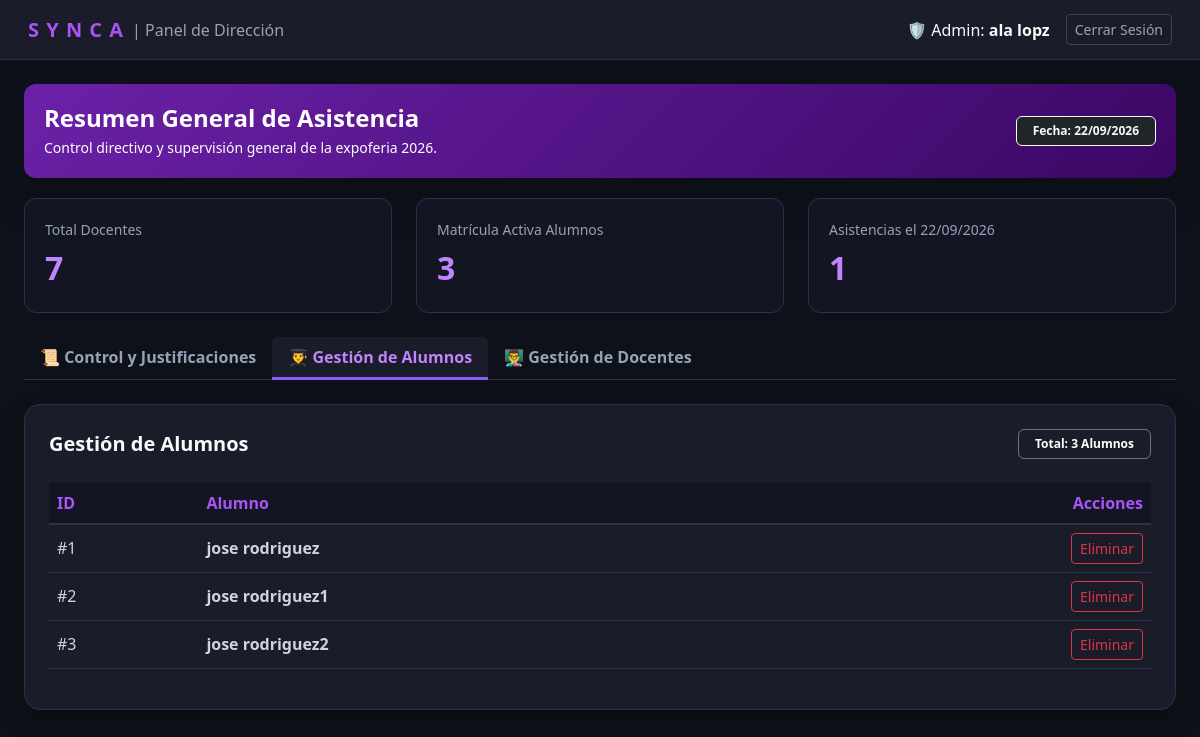
Screenshot of /panel_admin.php?tab=alumnos (signed in) with the database file from the repository.
### tables this page shows
CREATE TABLE `estudiante` (
  `id_estudiante` int(11) NOT NULL,
  `nombre` varchar(50) NOT NULL,
  `apellido` varchar(50) NOT NULL,
  `nie` varchar(8) NOT NULL,
  `correo_institucional` varchar(250) NOT NULL,
  `contraseina` varchar(255) DEFAULT NULL
);

### panel_admin.php (the view, shortened to what this page needs)
<?php
require_once 'conexion.php';
$nombre_admin = $_SESSION['nombre'] ?? 'Director General';
$pestana_activa = $_REQUEST['tab'] ?? 'asistencias';
$fecha_filtro = $_REQUEST['fecha'] ?? date('Y-m-d');
try {
    $stmtHoy = $conexion->prepare("SELECT COUNT(*) FROM asistencia WHERE DATE(fecha_registro) = ?");
    $stmtHoy->execute([$fecha_filtro]);
    $totalAsistenciasHoy = $stmtHoy->fetchColumn();
} catch (PDOException $e) {
    $totalProfesores = $totalAlumnos = $totalAsistenciasHoy = 0;
}
try {
    $stmtAlumnos = $conexion->query("SELECT * FROM estudiante ORDER BY nombre ASC");
    $listaAlumnos = $stmtAlumnos->fetchAll(PDO::FETCH_ASSOC);
} catch (PDOException $e) {
    $listaAlumnos = [];
}
try {
    $stmtProf = $conexion->query("SELECT * FROM profesor ORDER BY nombre ASC");
    $listaProfesores = $stmtProf->fetchAll(PDO::FETCH_ASSOC);
} catch (PDOException $ex) {
    try {
        $stmtProf = $conexion->query("SELECT id_docente AS id_profesor, nombre, apellido, usuario FROM docentes ORDER BY nombre ASC");
        $listaProfesores = $stmtProf->fetchAll(PDO::FETCH_ASSOC);
    } catch (PDOException $e) {
        $listaProfesores = [];
    }
}
?>
<!DOCTYPE html>
<html lang="es">
<head>
    <link href="https://cdn.jsdelivr.net/npm/bootstrap@5.3.0/dist/css/bootstrap.min.css" rel="stylesheet">
</head>
<body>
    <nav class="navbar-admin d-flex justify-content-between align-items-center">
        <div class="d-flex align-items-center gap-2">
            <span class="brand-logo">S Y N C A</span>
            <span class="text-subtle fs-6">| Panel de Dirección</span>
        </div>
        <div class="d-flex align-items-center gap-3">
            <span class="text-light">🛡️ Admin: <b><?= htmlspecialchars($nombre_admin) ?></b></span>
            <a href="logout.php" class="btn btn-sm btn-outline-custom">Cerrar Sesión</a>
        </div>
    </nav>
    <div class="container-fluid py-4 px-4">
        <div class="banner-purple d-flex justify-content-between align-items-center shadow-lg">
            <div>
                <h4 class="fw-bold mb-1">Resumen General de Asistencia</h4>
                <p class="mb-0 text-light-50 small">Control directivo y supervisión general de la expoferia 2026.</p>
            </div>
            <span class="badge bg-dark border border-light text-light px-3 py-2">Fecha: <?= date('d/m/Y', strtotime($fecha_filtro)) ?></span>
        </div>
        <div class="row g-4 mb-4">
            <div class="col-md-4">
                <div class="stat-card">
                    <span class="text-subtle small d-block mb-1">Total Docentes</span>
                    <span class="stat-number"><?= count($listaProfesores) ?></span>
                </div>
            </div>
            <div class="col-md-4">
                <div class="stat-card">
                    <span class="text-subtle small d-block mb-1">Matrícula Activa Alumnos</span>
                    <span class="stat-number"><?= count($listaAlumnos) ?></span>
                </div>
            </div>
            <div class="col-md-4">
                <div class="stat-card">
                    <span class="text-subtle small d-block mb-1">Asistencias el <?= date('d/m/Y', strtotime($fecha_filtro)) ?></span>
                    <span class="stat-number"><?= $totalAsistenciasHoy ?></span>
                </div>
            </div>
        </div>
        <ul class="nav nav-tabs mb-4">
            <li class="nav-item">
                <a class="nav-link <?= $pestana_activa === 'asistencias' ? 'active' : '' ?>" href="?tab=asistencias&fecha=<?= urlencode($fecha_filtro) ?>">📜 Control y Justificaciones</a>
            </li>
            <li class="nav-item">
                <a class="nav-link <?= $pestana_activa === 'alumnos' ? 'active' : '' ?>" href="?tab=alumnos">👨‍🎓 Gestión de Alumnos</a>
            </li>
            <li class="nav-item">
                <a class="nav-link <?= $pestana_activa === 'profesores' ? 'active' : '' ?>" href="?tab=profesores">👨‍🏫 Gestión de Docentes</a>
            </li>
        </ul>
        <?php if ($pestana_activa === 'alumnos'): ?>
        <div class="card card-custom p-4">
            <div class="d-flex justify-content-between align-items-center mb-4">
                <h5 class="fw-bold text-light mb-0">Gestión de Alumnos</h5>
                <span class="badge bg-purple px-3 py-2 border border-secondary">Total: <?= count($listaAlumnos) ?> Alumnos</span>
            </div>
            <div class="table-responsive">
                <table class="table table-dark-custom align-middle">
                    <thead>
                        <tr>
                            <th>ID</th>
                            <th>Alumno</th>
                            <th class="text-end">Acciones</th>
                        </tr>
                    </thead>
                    <tbody>
                        <?php if (empty($listaAlumnos)): ?>
                            <tr><td colspan="3" class="text-center py-4 text-subtle">No hay alumnos registrados.</td></tr>
                        <?php else: ?>
                            <?php foreach ($listaAlumnos as $alumno):
                                $idAlumno = $alumno['id_estudiante'] ?? $alumno['id'] ?? 0;
                                $nombreAlumno = trim(($alumno['nombre'] ?? '') . ' ' . ($alumno['apellido'] ?? ''));
                            ?>
                            <tr>
                                <td class="text-subtle">#<?= htmlspecialchars($idAlumno) ?></td>
                                <td class="fw-semibold text-light"><?= htmlspecialchars($nombreAlumno) ?></td>
                                <td class="text-end">
                                    <form method="POST" onsubmit="return confirm('¿Estás seguro de eliminar este alumno?');" style="display:inline;">
                                        <button type="submit" class="btn btn-outline-danger btn-sm">Eliminar</button>
                                    </form>
                                </td>
                            </tr>
                            <?php endforeach; ?>
                        <?php endif; ?>
                    </tbody>
                </table>
            </div>
        </div>
        <?php endif; ?>
    </div>
</body>
</html>

### panel_admin.php (style rules this page uses)
body { background-color: #0f111a; color: #e2e8f0; font-family: 'Segoe UI', system-ui, -apple-system, sans-serif; min-height: 100vh; }
.navbar-admin { background-color: #1a1c29; border-bottom: 1px solid #2d3248; padding: 14px 28px; }
.brand-logo { color: #a855f7; font-weight: 700; font-size: 1.25rem; letter-spacing: 1px; }
.card-custom { background-color: #1a1c29; border: 1px solid #2d3248; border-radius: 16px; box-shadow: 0 10px 25px -5px rgba(0, 0, 0, 0.5); }
.banner-purple { background: linear-gradient(135deg, #6b21a8 0%, #3b0764 100%); border-radius: 12px; padding: 20px; color: #ffffff; margin-bottom: 20px; }
.stat-card { background-color: #131522; border: 1px solid #2d3248; border-radius: 12px; padding: 20px; }
.stat-number { font-size: 2rem; font-weight: 700; color: #c084fc; }
.btn-outline-custom { border: 1px solid #3b4261; color: #94a3b8; background: transparent; }
.table-dark-custom thead th { background-color: #131522 !important; color: #a855f7 !important; border-bottom: 2px solid #2d3248 !important; }
.table-dark-custom tbody td { background-color: transparent !important; color: #cbd5e1 !important; border-bottom: 1px solid #2d3248 !important; vertical-align: middle; }
.text-subtle { color: #94a3b8 !important; }
.nav-tabs { border-bottom: 1px solid #2d3248; }
.nav-tabs .nav-link { color: #94a3b8; border: none; font-weight: 600; }
.nav-tabs .nav-link.active { background-color: #1a1c29; color: #c084fc; border-bottom: 3px solid #8b5cf6; }

### rows the page displays
estudiante: id_estudiante "1", nombreAlumno "jose rodriguez"
estudiante: id_estudiante "2", nombreAlumno "jose rodriguez1"
estudiante: id_estudiante "3", nombreAlumno "jose rodriguez2"

### other values shown
$nombre_admin "ala lopz"
count($listaProfesores) "7"
count($listaAlumnos) "3"
$totalAsistenciasHoy "1"
